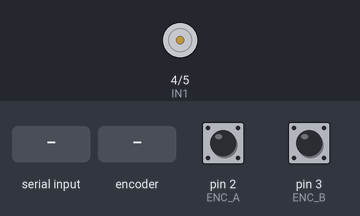
This sketch was run on a simulated Arduino Uno, built with avr-gcc and run on an emulated ATmega328P. Shown: motor-driver pin pairs drawn as motors (green arrow = first pin HIGH = forward, orange = second pin HIGH = backward, longer = more drive, scaled by the enable pin). The test bench sets the inputs (shaded band); at power-on: pin 2 (ENC_A) HIGH, pin 3 (ENC_B) HIGH. What the sketch prints to the serial monitor is not drawn.

Above: at 1.2 s.
1.3 s: "5\n" received over Serial
At 2.9 s:
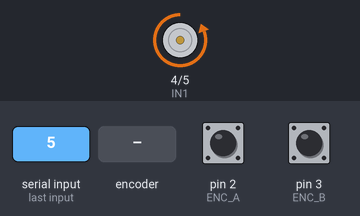
3.3 s: "0\n" received over Serial
At 4.4 s:
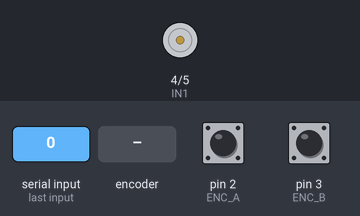
4.9 s: rotary encoder on pin 2 (ENC_A) / pin 3 (ENC_B) turned 3 steps (first pin leading)
7.1 s: "90,45\n" received over Serial
At 8.1 s:
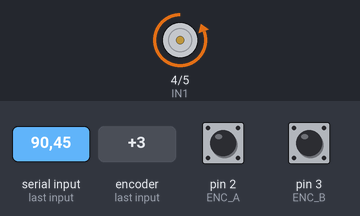
8.7 s: "30,150\n" received over Serial
At 9.35 s:
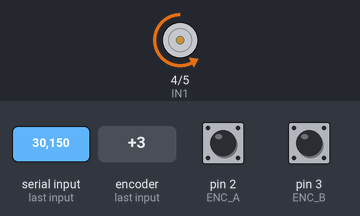
11.7 s: "0\n" received over Serial
At 12.06 s:
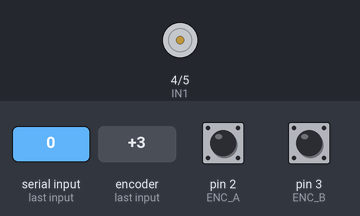
Timing chart, 0 to 14.7 s (numbered marks = the images above; inputs shaded):
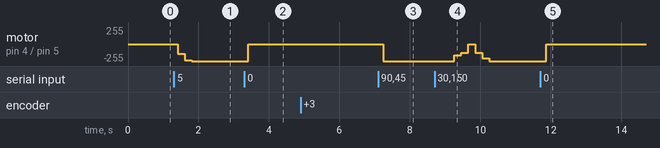

Measured:
- after the input at 1.3 s, motor on pin 4 (IN1) / pin 5 (IN2): stopped → backward 148/255 after 0.11 s, → backward 241/255 0.20 s later, → backward 255/255 0.20 s later
- after the input at 3.3 s, motor on pin 4 (IN1) / pin 5 (IN2): backward 255/255 → stopped after 0.12 s
- after the input at 7.1 s, motor on pin 4 (IN1) / pin 5 (IN2): stopped → backward 255/255 after 0.14 s
- after the input at 8.7 s, motor on pin 4 (IN1) / pin 5 (IN2): backward 255/255 → backward 167/255 after 0.55 s, → backward 130/255 0.20 s later, → stopped 0.20 s later, → backward 130/255 0.20 s later, … (6 changes in this stretch)
- after the input at 11.7 s, motor on pin 4 (IN1) / pin 5 (IN2): backward 255/255 → stopped after 0.17 s

The sketch:

control_project_1.ino
```cpp
///Motor en encoder controller Code

/*----Pin setup variables----*/
  const int ENC_A = 2; //Interruption Pin
  const int ENC_B = 3; //Interruption Pin
  const int IN1 = 4;   //Output Pin
  const int IN2 = 5;   //Output Pin
  const int ENA = 6;   //PWM Pin

/*----Global Variables----*/
  unsigned long timing;             //time
  int v = 0;                        //PWM speed value
  const double kp = 1.06506;        //Proportional Constant
  const double ki = 0.33944;        //Integrative  Constant
  const double kd =  -0.074;        //Derivative Constant
  const float ts = 0.2   ;          //Sample time
  const float maxSteps = 341.2;     //PPR(Pulse Per Revolution) Resolution
  volatile int ProcessCounter = 0;
  double SetPoint=0;
  double cv=0;                      //Control Value
  double cvm1=0;                    //Control Value minus one
  double error=0;
  double errorm1=0;                 //Error minus one
  double errorm2=0;                 //Error minus two

// Serial input for Revolutions number
  String milimeters;

/*----Pin Setup function----*/
void setup()
{
  Serial.begin(115200);       //Serial port begin

  /*----Interruption Encoder Read------*/
  pinMode(ENC_A, INPUT_PULLUP);
  pinMode(ENC_B, INPUT);
  attachInterrupt(digitalPinToInterrupt(ENC_A), doEncodeA, CHANGE);

  /*----Signals Motors----*/
  pinMode(IN1, OUTPUT);
  pinMode(IN2, OUTPUT);
  pinMode(ENA, OUTPUT);

  /*----Serial Instrucction----*/
  Serial.println( ("Ingrese la distancia en milimetros :"));
}

void loop() {
  /*-------Period Pass---------*/
    if(millis() > timing + ts*1000){
        timing = millis();
        ControlValue();
    }
      /*---Reach Set Point---*/
      if(error<=15 && error>=-15)
      {
        digitalWrite(IN1, LOW);
        digitalWrite(IN2, LOW);
      }else
      {
        if(error<-5)
        {
          digitalWrite(IN1, HIGH);
          digitalWrite(IN2, LOW);
        }
        if(error>5)
        {
          digitalWrite(IN1, LOW);
          digitalWrite(IN2, HIGH);
        }
      }

  }

/*----Process Counter Updater----*/
void doEncodeA()
{
  (digitalRead(ENC_A) == digitalRead(ENC_B))?  (ProcessCounter++) : (ProcessCounter--);
}

/*----Set Point Reader----*/
void serialEvent() {
  while(Serial.available () == 0) {;}
      milimeters = Serial.readStringUntil('\n');
      SetPoint = (String(milimeters).toFloat());
      SetPoint = SetPoint*maxSteps/8;

}
/*-------Control Value Setter------*/
void ControlValue(){
  errorm2 = errorm1;
  errorm1 = error;
  error = SetPoint - ProcessCounter;

  float a = (kp+(kd/ts))*error;
  float b = ((ki*ts)-kp-(2*kd/ts))*errorm1;
  float c = (kd/ts)*errorm2;

  (cv>=0)?cvm1 = v: cvm1 = -v;
  cv =(cvm1+ a+b+c);
  v=abs(cv);
  if (v>=255){v=255;}
  if(v<=130){(v<=50)? v =0 : v = 130;}
  analogWrite(ENA,v);
}
```
